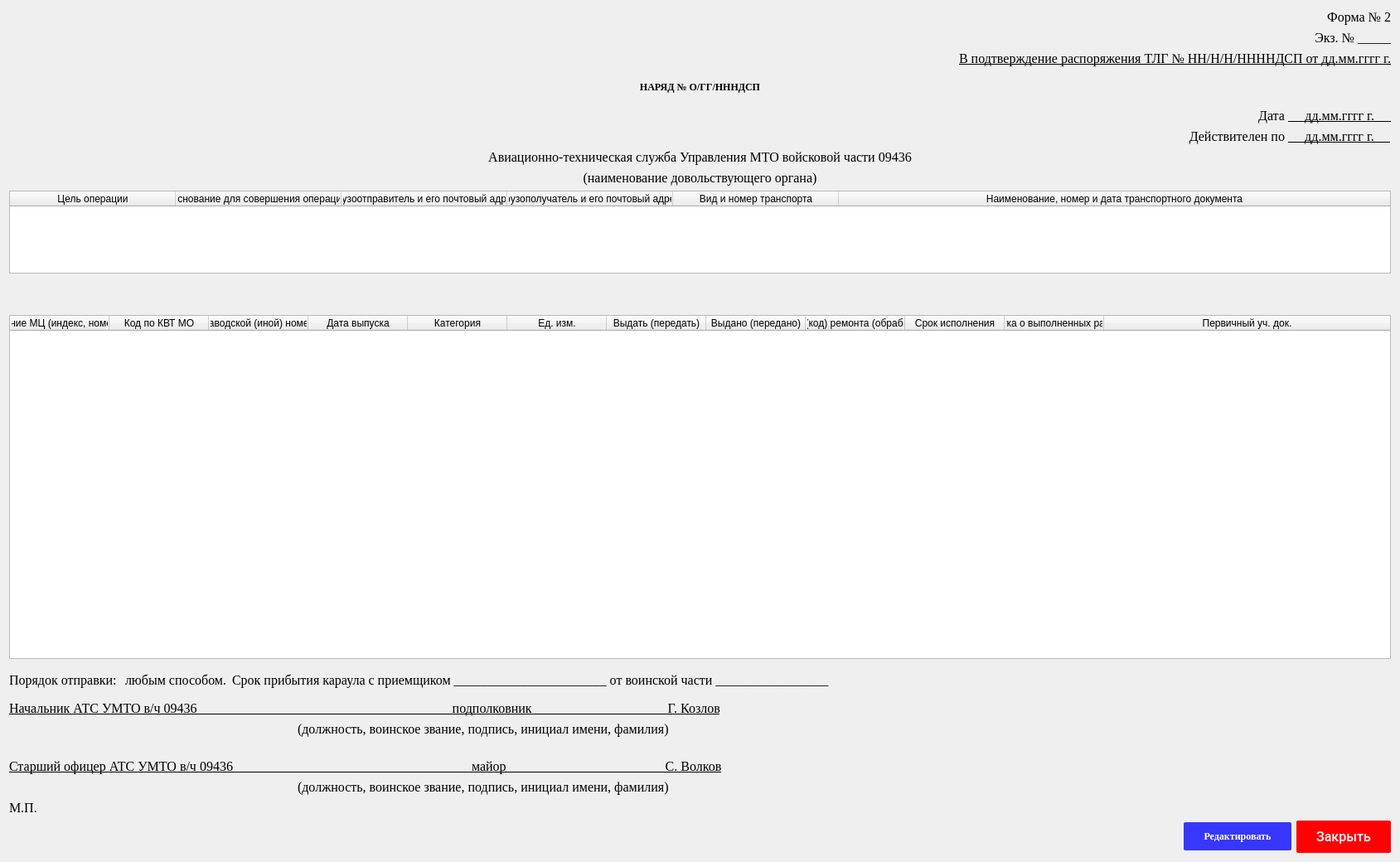
<?xml version="1.0" encoding="UTF-8"?>
<ui version="4.0">
 <class>OrderDetails</class>
 <widget class="QDialog" name="OrderDetails">
  <property name="geometry">
   <rect>
    <x>0</x>
    <y>0</y>
    <width>1689</width>
    <height>1040</height>
   </rect>
  </property>
  <property name="sizePolicy">
   <sizepolicy hsizetype="Maximum" vsizetype="Maximum">
    <horstretch>0</horstretch>
    <verstretch>0</verstretch>
   </sizepolicy>
  </property>
  <property name="font">
   <font>
    <family>Times New Roman</family>
   </font>
  </property>
  <property name="windowTitle">
   <string>Подробное содержимое распоряжения</string>
  </property>
  <property name="styleSheet">
   <string notr="true">QPushButton {
  font: 12pt &quot;Roboto&quot;;
  border-radius: 2px;
  padding: 10px 24px;
  font-weight: 500;
}

QPushButton:hover {
  background-color: rgba(47, 120, 231, 0.20)
}

QLabel {
font: 12pt &quot;Times New Roman&quot;;
}</string>
  </property>
  <layout class="QVBoxLayout" name="verticalLayout">
   <item>
    <widget class="QLabel" name="label_5">
     <property name="font">
      <font>
       <family>Times New Roman</family>
       <pointsize>12</pointsize>
       <weight>50</weight>
       <italic>false</italic>
       <bold>false</bold>
      </font>
     </property>
     <property name="text">
      <string>Форма № 2</string>
     </property>
     <property name="alignment">
      <set>Qt::AlignRight|Qt::AlignTrailing|Qt::AlignVCenter</set>
     </property>
    </widget>
   </item>
   <item>
    <widget class="QLabel" name="label_6">
     <property name="font">
      <font>
       <family>Times New Roman</family>
       <pointsize>12</pointsize>
       <weight>50</weight>
       <italic>false</italic>
       <bold>false</bold>
      </font>
     </property>
     <property name="text">
      <string>Экз. № _____</string>
     </property>
     <property name="alignment">
      <set>Qt::AlignRight|Qt::AlignTrailing|Qt::AlignVCenter</set>
     </property>
    </widget>
   </item>
   <item>
    <widget class="QLabel" name="label_7">
     <property name="font">
      <font>
       <family>Times New Roman</family>
       <pointsize>12</pointsize>
       <weight>50</weight>
       <italic>false</italic>
       <bold>false</bold>
       <underline>true</underline>
      </font>
     </property>
     <property name="text">
      <string>В подтверждение распоряжения ТЛГ № НН/Н/Н/ННННДСП от дд.мм.гггг г.</string>
     </property>
     <property name="alignment">
      <set>Qt::AlignRight|Qt::AlignTrailing|Qt::AlignVCenter</set>
     </property>
    </widget>
   </item>
   <item>
    <widget class="QLabel" name="labelOrderName">
     <property name="minimumSize">
      <size>
       <width>0</width>
       <height>38</height>
      </size>
     </property>
     <property name="layoutDirection">
      <enum>Qt::LeftToRight</enum>
     </property>
     <property name="styleSheet">
      <string notr="true">font: 14pt &quot;Times New Roman&quot;;
font-weight: bold;
</string>
     </property>
     <property name="text">
      <string>НАРЯД № О/ГГ/НННДСП</string>
     </property>
     <property name="alignment">
      <set>Qt::AlignCenter</set>
     </property>
    </widget>
   </item>
   <item>
    <layout class="QHBoxLayout" name="horizontalLayout_3">
     <property name="spacing">
      <number>4</number>
     </property>
     <property name="topMargin">
      <number>0</number>
     </property>
     <item>
      <widget class="QLabel" name="label_9">
       <property name="sizePolicy">
        <sizepolicy hsizetype="Expanding" vsizetype="Preferred">
         <horstretch>0</horstretch>
         <verstretch>0</verstretch>
        </sizepolicy>
       </property>
       <property name="font">
        <font>
         <family>Times New Roman</family>
         <pointsize>12</pointsize>
         <weight>50</weight>
         <italic>false</italic>
         <bold>false</bold>
        </font>
       </property>
       <property name="text">
        <string>Дата</string>
       </property>
       <property name="alignment">
        <set>Qt::AlignRight|Qt::AlignTrailing|Qt::AlignVCenter</set>
       </property>
      </widget>
     </item>
     <item>
      <widget class="QLabel" name="label_8">
       <property name="font">
        <font>
         <family>Times New Roman</family>
         <pointsize>12</pointsize>
         <weight>50</weight>
         <italic>false</italic>
         <bold>false</bold>
         <underline>true</underline>
        </font>
       </property>
       <property name="layoutDirection">
        <enum>Qt::RightToLeft</enum>
       </property>
       <property name="text">
        <string>     дд.мм.гггг г.     </string>
       </property>
       <property name="alignment">
        <set>Qt::AlignRight|Qt::AlignTrailing|Qt::AlignVCenter</set>
       </property>
      </widget>
     </item>
    </layout>
   </item>
   <item>
    <layout class="QHBoxLayout" name="horizontalLayout_4">
     <property name="spacing">
      <number>4</number>
     </property>
     <item>
      <widget class="QLabel" name="label_11">
       <property name="sizePolicy">
        <sizepolicy hsizetype="Expanding" vsizetype="Preferred">
         <horstretch>0</horstretch>
         <verstretch>0</verstretch>
        </sizepolicy>
       </property>
       <property name="font">
        <font>
         <family>Times New Roman</family>
         <pointsize>12</pointsize>
         <weight>50</weight>
         <italic>false</italic>
         <bold>false</bold>
        </font>
       </property>
       <property name="text">
        <string>Действителен по</string>
       </property>
       <property name="alignment">
        <set>Qt::AlignRight|Qt::AlignTrailing|Qt::AlignVCenter</set>
       </property>
      </widget>
     </item>
     <item>
      <widget class="QLabel" name="label_10">
       <property name="sizePolicy">
        <sizepolicy hsizetype="Preferred" vsizetype="Preferred">
         <horstretch>0</horstretch>
         <verstretch>0</verstretch>
        </sizepolicy>
       </property>
       <property name="font">
        <font>
         <family>Times New Roman</family>
         <pointsize>12</pointsize>
         <weight>50</weight>
         <italic>false</italic>
         <bold>false</bold>
         <underline>true</underline>
        </font>
       </property>
       <property name="styleSheet">
        <string notr="true"/>
       </property>
       <property name="text">
        <string>     дд.мм.гггг г.     </string>
       </property>
       <property name="alignment">
        <set>Qt::AlignCenter</set>
       </property>
      </widget>
     </item>
    </layout>
   </item>
   <item>
    <widget class="QLabel" name="label_3">
     <property name="font">
      <font>
       <family>Times New Roman</family>
       <pointsize>12</pointsize>
       <weight>50</weight>
       <italic>false</italic>
       <bold>false</bold>
      </font>
     </property>
     <property name="text">
      <string>Авиационно-техническая служба Управления МТО войсковой части 09436</string>
     </property>
     <property name="alignment">
      <set>Qt::AlignCenter</set>
     </property>
    </widget>
   </item>
   <item>
    <widget class="QLabel" name="label_4">
     <property name="font">
      <font>
       <family>Times New Roman</family>
       <pointsize>12</pointsize>
       <weight>50</weight>
       <italic>false</italic>
       <bold>false</bold>
      </font>
     </property>
     <property name="text">
      <string>(наименование довольствующего органа)</string>
     </property>
     <property name="alignment">
      <set>Qt::AlignCenter</set>
     </property>
    </widget>
   </item>
   <item>
    <widget class="QTableWidget" name="tableWidgetOrderTop">
     <property name="minimumSize">
      <size>
       <width>0</width>
       <height>100</height>
      </size>
     </property>
     <property name="maximumSize">
      <size>
       <width>16777215</width>
       <height>100</height>
      </size>
     </property>
     <property name="font">
      <font>
       <family>Times New Roman</family>
       <pointsize>12</pointsize>
      </font>
     </property>
     <property name="layoutDirection">
      <enum>Qt::LeftToRight</enum>
     </property>
     <property name="editTriggers">
      <set>QAbstractItemView::NoEditTriggers</set>
     </property>
     <attribute name="horizontalHeaderCascadingSectionResizes">
      <bool>false</bool>
     </attribute>
     <attribute name="horizontalHeaderMinimumSectionSize">
      <number>50</number>
     </attribute>
     <attribute name="horizontalHeaderDefaultSectionSize">
      <number>200</number>
     </attribute>
     <attribute name="horizontalHeaderStretchLastSection">
      <bool>true</bool>
     </attribute>
     <attribute name="verticalHeaderMinimumSectionSize">
      <number>75</number>
     </attribute>
     <attribute name="verticalHeaderDefaultSectionSize">
      <number>75</number>
     </attribute>
     <column>
      <property name="text">
       <string>Цель операции</string>
      </property>
     </column>
     <column>
      <property name="text">
       <string>Основание для совершения операции</string>
      </property>
     </column>
     <column>
      <property name="text">
       <string>Грузоотправитель и его почтовый адрес</string>
      </property>
     </column>
     <column>
      <property name="text">
       <string>Грузополучатель и его почтовый адрес</string>
      </property>
     </column>
     <column>
      <property name="text">
       <string>Вид и номер транспорта</string>
      </property>
     </column>
     <column>
      <property name="text">
       <string>Наименование, номер и дата транспортного документа</string>
      </property>
     </column>
    </widget>
   </item>
   <item>
    <widget class="QLabel" name="label">
     <property name="minimumSize">
      <size>
       <width>0</width>
       <height>38</height>
      </size>
     </property>
     <property name="text">
      <string/>
     </property>
    </widget>
   </item>
   <item>
    <widget class="QTableWidget" name="tableWidgetOrdersProd">
     <property name="font">
      <font>
       <family>Times New Roman</family>
       <pointsize>12</pointsize>
      </font>
     </property>
     <property name="editTriggers">
      <set>QAbstractItemView::NoEditTriggers</set>
     </property>
     <property name="selectionBehavior">
      <enum>QAbstractItemView::SelectRows</enum>
     </property>
     <attribute name="horizontalHeaderDefaultSectionSize">
      <number>120</number>
     </attribute>
     <attribute name="horizontalHeaderStretchLastSection">
      <bool>true</bool>
     </attribute>
     <column>
      <property name="text">
       <string>Наименование МЦ (индекс, номер чертежа)</string>
      </property>
      <property name="textAlignment">
       <set>AlignCenter</set>
      </property>
     </column>
     <column>
      <property name="text">
       <string>Код по КВТ МО</string>
      </property>
      <property name="textAlignment">
       <set>AlignCenter</set>
      </property>
     </column>
     <column>
      <property name="text">
       <string>Заводской (иной) номер</string>
      </property>
      <property name="textAlignment">
       <set>AlignCenter</set>
      </property>
     </column>
     <column>
      <property name="text">
       <string>Дата выпуска</string>
      </property>
      <property name="textAlignment">
       <set>AlignCenter</set>
      </property>
     </column>
     <column>
      <property name="text">
       <string>Категория</string>
      </property>
      <property name="textAlignment">
       <set>AlignCenter</set>
      </property>
     </column>
     <column>
      <property name="text">
       <string>Ед. изм.</string>
      </property>
      <property name="textAlignment">
       <set>AlignCenter</set>
      </property>
     </column>
     <column>
      <property name="text">
       <string>Выдать (передать)</string>
      </property>
      <property name="textAlignment">
       <set>AlignCenter</set>
      </property>
     </column>
     <column>
      <property name="text">
       <string>Выдано (передано)</string>
      </property>
      <property name="textAlignment">
       <set>AlignCenter</set>
      </property>
     </column>
     <column>
      <property name="text">
       <string>Вид (код) ремонта (обработки)</string>
      </property>
     </column>
     <column>
      <property name="text">
       <string>Срок исполнения</string>
      </property>
     </column>
     <column>
      <property name="text">
       <string>Отметка о выполненных работах</string>
      </property>
     </column>
     <column>
      <property name="text">
       <string>Первичный уч. док.</string>
      </property>
      <property name="textAlignment">
       <set>AlignCenter</set>
      </property>
     </column>
    </widget>
   </item>
   <item>
    <layout class="QHBoxLayout" name="horizontalLayout_2">
     <item>
      <widget class="QLabel" name="label_2">
       <property name="minimumSize">
        <size>
         <width>0</width>
         <height>38</height>
        </size>
       </property>
       <property name="font">
        <font>
         <family>Times New Roman</family>
         <pointsize>12</pointsize>
         <weight>50</weight>
         <italic>false</italic>
         <bold>false</bold>
        </font>
       </property>
       <property name="text">
        <string>Порядок отправки: </string>
       </property>
      </widget>
     </item>
     <item>
      <widget class="QLabel" name="sendType">
       <property name="font">
        <font>
         <family>Times New Roman</family>
         <pointsize>12</pointsize>
         <weight>50</weight>
         <italic>false</italic>
         <bold>false</bold>
        </font>
       </property>
       <property name="text">
        <string>любым способом.</string>
       </property>
      </widget>
     </item>
     <item>
      <widget class="QLabel" name="label_18">
       <property name="font">
        <font>
         <family>Times New Roman</family>
         <pointsize>12</pointsize>
         <weight>50</weight>
         <italic>false</italic>
         <bold>false</bold>
        </font>
       </property>
       <property name="text">
        <string>Срок прибытия караула с приемщиком _______________________ от воинской части _________________</string>
       </property>
      </widget>
     </item>
     <item>
      <spacer name="horizontalSpacer_2">
       <property name="orientation">
        <enum>Qt::Horizontal</enum>
       </property>
       <property name="sizeHint" stdset="0">
        <size>
         <width>40</width>
         <height>20</height>
        </size>
       </property>
      </spacer>
     </item>
    </layout>
   </item>
   <item>
    <widget class="QLabel" name="label_12">
     <property name="font">
      <font>
       <family>Times New Roman</family>
       <pointsize>12</pointsize>
       <weight>50</weight>
       <italic>false</italic>
       <bold>false</bold>
       <underline>true</underline>
      </font>
     </property>
     <property name="text">
      <string>Начальник АТС УМТО в/ч 09436                                                                             подполковник                                         Г. Козлов</string>
     </property>
    </widget>
   </item>
   <item>
    <widget class="QLabel" name="label_13">
     <property name="font">
      <font>
       <family>Times New Roman</family>
       <pointsize>12</pointsize>
       <weight>50</weight>
       <italic>false</italic>
       <bold>false</bold>
      </font>
     </property>
     <property name="text">
      <string>                                                                                       (должность, воинское звание, подпись, инициал имени, фамилия)</string>
     </property>
    </widget>
   </item>
   <item>
    <spacer name="verticalSpacer">
     <property name="orientation">
      <enum>Qt::Vertical</enum>
     </property>
     <property name="sizeType">
      <enum>QSizePolicy::Fixed</enum>
     </property>
     <property name="sizeHint" stdset="0">
      <size>
       <width>20</width>
       <height>20</height>
      </size>
     </property>
    </spacer>
   </item>
   <item>
    <widget class="QLabel" name="label_14">
     <property name="font">
      <font>
       <family>Times New Roman</family>
       <pointsize>12</pointsize>
       <weight>50</weight>
       <italic>false</italic>
       <bold>false</bold>
       <underline>true</underline>
      </font>
     </property>
     <property name="text">
      <string>Старший офицер АТС УМТО в/ч 09436                                                                        майор                                                С. Волков</string>
     </property>
    </widget>
   </item>
   <item>
    <widget class="QLabel" name="label_15">
     <property name="font">
      <font>
       <family>Times New Roman</family>
       <pointsize>12</pointsize>
       <weight>50</weight>
       <italic>false</italic>
       <bold>false</bold>
      </font>
     </property>
     <property name="text">
      <string>                                                                                       (должность, воинское звание, подпись, инициал имени, фамилия)</string>
     </property>
    </widget>
   </item>
   <item>
    <widget class="QLabel" name="label_16">
     <property name="font">
      <font>
       <family>Times New Roman</family>
       <pointsize>12</pointsize>
       <weight>50</weight>
       <italic>false</italic>
       <bold>false</bold>
      </font>
     </property>
     <property name="text">
      <string>М.П.</string>
     </property>
    </widget>
   </item>
   <item>
    <layout class="QHBoxLayout" name="horizontalLayout">
     <item>
      <spacer name="horizontalSpacer">
       <property name="orientation">
        <enum>Qt::Horizontal</enum>
       </property>
       <property name="sizeType">
        <enum>QSizePolicy::Expanding</enum>
       </property>
       <property name="sizeHint" stdset="0">
        <size>
         <width>40</width>
         <height>20</height>
        </size>
       </property>
      </spacer>
     </item>
     <item>
      <widget class="QPushButton" name="pushButton">
       <property name="styleSheet">
        <string notr="true">QPushButton {
  color: #FFFFFF;
  background-color: rgb(55, 55, 255);
}

QPushButton:hover {
  background-color: rgba(55, 55, 255, 1);
}

QPushButton:disabled {
  color: rgba(170, 170, 170, 1);
  background-color: rgba(213, 213, 213, 1);
}</string>
       </property>
       <property name="text">
        <string>Редактировать</string>
       </property>
      </widget>
     </item>
     <item>
      <widget class="QPushButton" name="pushButtonSave">
       <property name="minimumSize">
        <size>
         <width>0</width>
         <height>38</height>
        </size>
       </property>
       <property name="font">
        <font>
         <family>Roboto</family>
         <pointsize>12</pointsize>
         <weight>62</weight>
         <italic>false</italic>
         <bold>true</bold>
        </font>
       </property>
       <property name="styleSheet">
        <string notr="true">QPushButton {
  color: #FFFFFF;
  background-color: rgb(255, 0, 4);
}

QPushButton:hover {
  background-color: rgba(255, 55, 55, 1);
}

QPushButton:disabled {
  color: rgba(170, 170, 170, 1);
  background-color: rgba(213, 213, 213, 1);
}</string>
       </property>
       <property name="text">
        <string>Закрыть</string>
       </property>
      </widget>
     </item>
    </layout>
   </item>
  </layout>
 </widget>
 <resources/>
 <connections/>
</ui>
